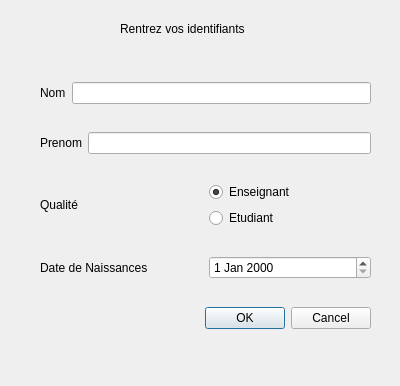
<?xml version="1.0" encoding="UTF-8"?>
<ui version="4.0">
 <class>Inscription</class>
 <widget class="QDialog" name="Inscription">
  <property name="geometry">
   <rect>
    <x>0</x>
    <y>0</y>
    <width>400</width>
    <height>386</height>
   </rect>
  </property>
  <property name="windowTitle">
   <string>Inscription</string>
  </property>
  <property name="modal">
   <bool>true</bool>
  </property>
  <widget class="QLabel" name="label">
   <property name="geometry">
    <rect>
     <x>120</x>
     <y>20</y>
     <width>162</width>
     <height>17</height>
    </rect>
   </property>
   <property name="text">
    <string>Rentrez vos identifiants</string>
   </property>
  </widget>
  <widget class="QWidget" name="layoutWidget">
   <property name="geometry">
    <rect>
     <x>40</x>
     <y>60</y>
     <width>331</width>
     <height>291</height>
    </rect>
   </property>
   <layout class="QVBoxLayout" name="verticalLayout_2">
    <item>
     <layout class="QHBoxLayout" name="horizontalLayout">
      <item>
       <widget class="QLabel" name="label_2">
        <property name="text">
         <string>Nom</string>
        </property>
       </widget>
      </item>
      <item>
       <widget class="QLineEdit" name="lineEdit"/>
      </item>
     </layout>
    </item>
    <item>
     <layout class="QHBoxLayout" name="horizontalLayout_2">
      <item>
       <widget class="QLabel" name="label_3">
        <property name="text">
         <string>Prenom</string>
        </property>
       </widget>
      </item>
      <item>
       <widget class="QLineEdit" name="lineEdit_2"/>
      </item>
     </layout>
    </item>
    <item>
     <layout class="QHBoxLayout" name="horizontalLayout_3">
      <item>
       <widget class="QLabel" name="label_4">
        <property name="text">
         <string>Qualité</string>
        </property>
       </widget>
      </item>
      <item>
       <layout class="QVBoxLayout" name="verticalLayout">
        <item>
         <widget class="QRadioButton" name="radioButton_2">
          <property name="text">
           <string>Enseignant</string>
          </property>
          <property name="checked">
           <bool>true</bool>
          </property>
         </widget>
        </item>
        <item>
         <widget class="QRadioButton" name="radioButton">
          <property name="text">
           <string>Etudiant</string>
          </property>
         </widget>
        </item>
       </layout>
      </item>
     </layout>
    </item>
    <item>
     <layout class="QHBoxLayout" name="horizontalLayout_4">
      <item>
       <widget class="QLabel" name="label_5">
        <property name="text">
         <string>Date de Naissances</string>
        </property>
       </widget>
      </item>
      <item>
       <widget class="QDateEdit" name="dateEdit"/>
      </item>
     </layout>
    </item>
    <item>
     <widget class="QDialogButtonBox" name="buttonBox">
      <property name="orientation">
       <enum>Qt::Horizontal</enum>
      </property>
      <property name="standardButtons">
       <set>QDialogButtonBox::Cancel|QDialogButtonBox::Ok</set>
      </property>
     </widget>
    </item>
   </layout>
  </widget>
  <zorder>layoutWidget</zorder>
  <zorder>label</zorder>
 </widget>
 <resources/>
 <connections>
  <connection>
   <sender>buttonBox</sender>
   <signal>accepted()</signal>
   <receiver>Inscription</receiver>
   <slot>accept()</slot>
   <hints>
    <hint type="sourcelabel">
     <x>248</x>
     <y>254</y>
    </hint>
    <hint type="destinationlabel">
     <x>157</x>
     <y>274</y>
    </hint>
   </hints>
  </connection>
  <connection>
   <sender>buttonBox</sender>
   <signal>rejected()</signal>
   <receiver>Inscription</receiver>
   <slot>reject()</slot>
   <hints>
    <hint type="sourcelabel">
     <x>316</x>
     <y>260</y>
    </hint>
    <hint type="destinationlabel">
     <x>286</x>
     <y>274</y>
    </hint>
   </hints>
  </connection>
 </connections>
</ui>
